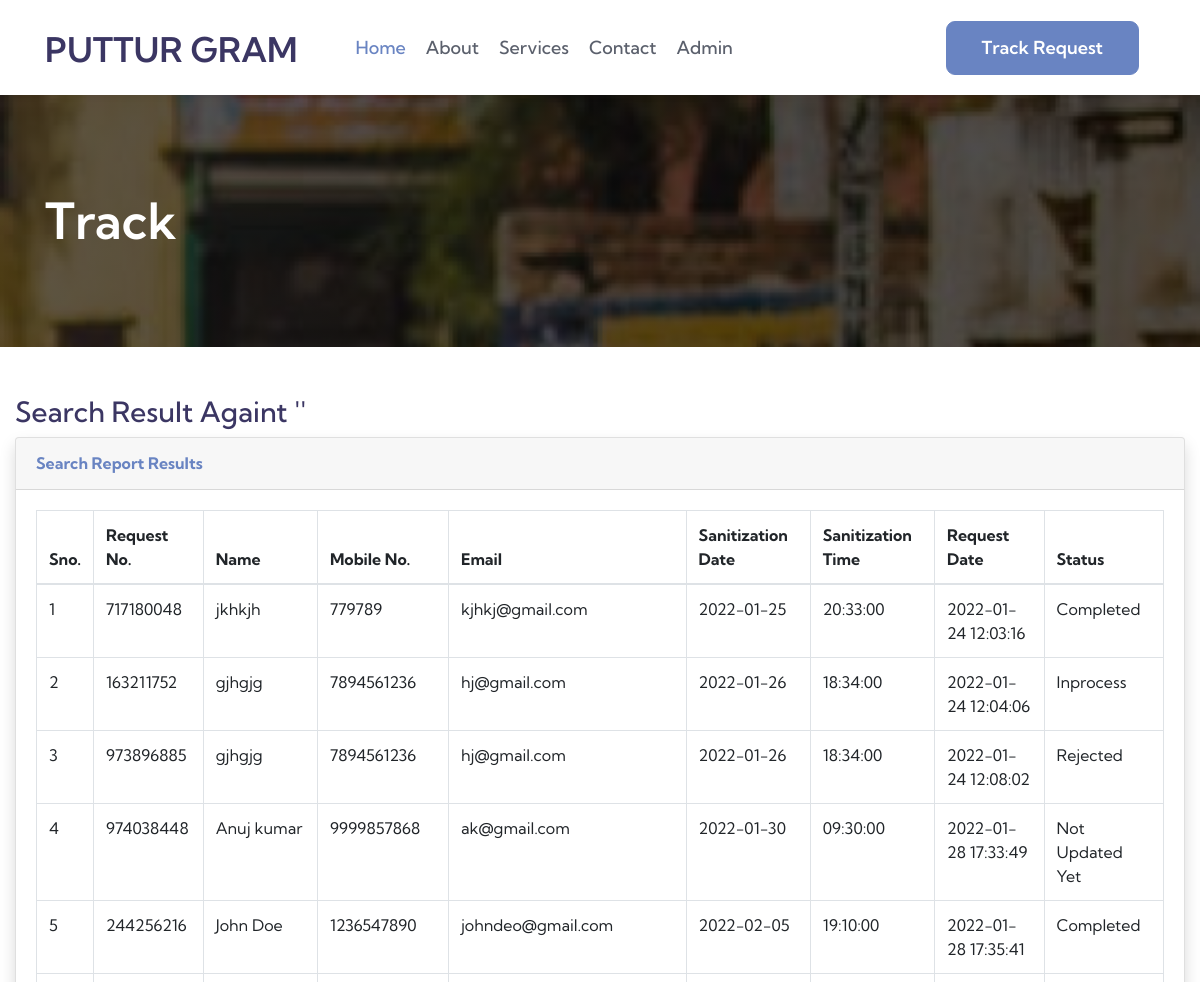
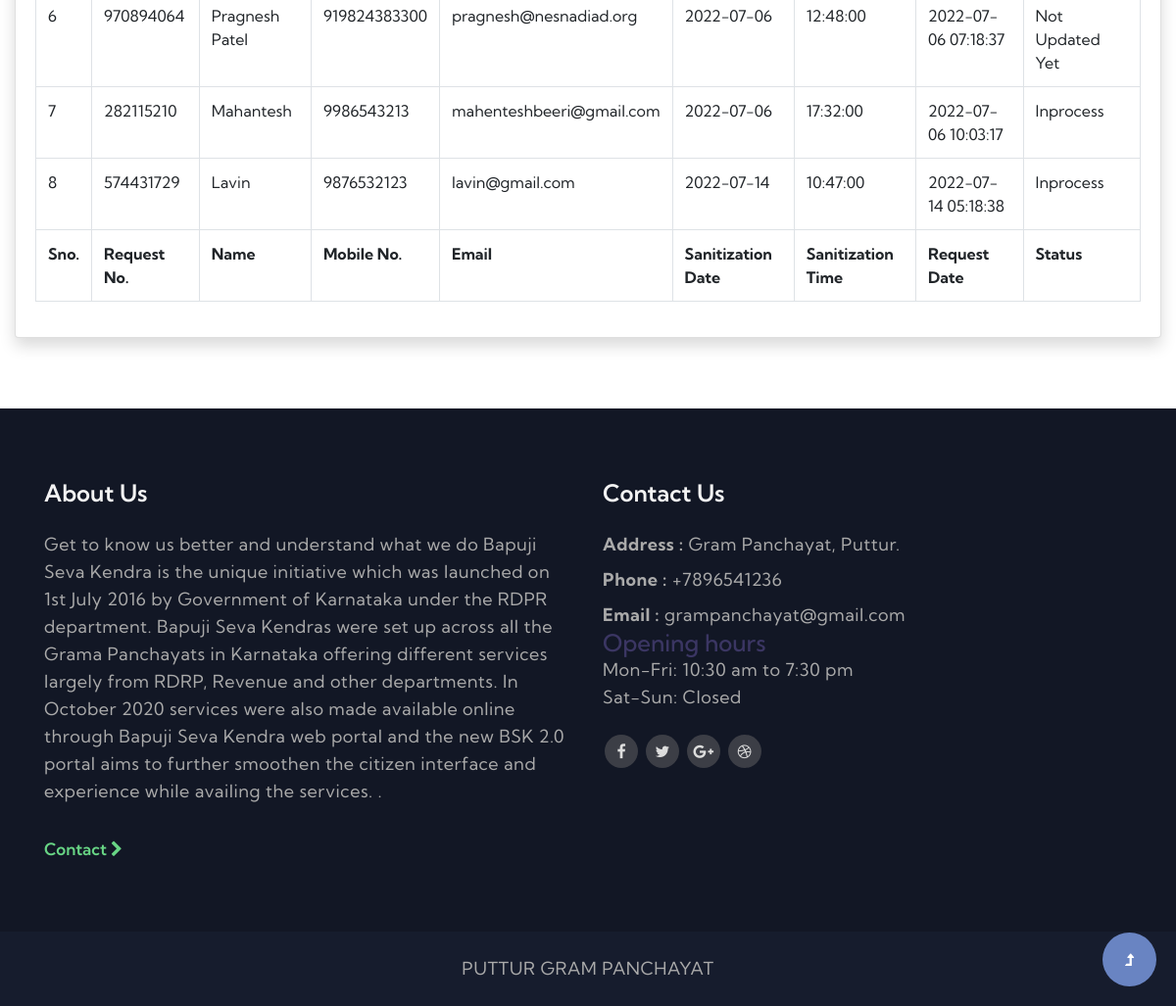
The page /search-report-details.php on the database its author committed (2 pictures, top to bottom).
### tables this page shows
CREATE TABLE `tblrequest` (
  `ID` int(5) NOT NULL,
  `ServiceID` int(10) DEFAULT NULL,
  `RequestID` int(10) DEFAULT NULL,
  `Name` varchar(200) DEFAULT NULL,
  `Email` varchar(200) DEFAULT NULL,
  `DateofSanitization` date DEFAULT NULL,
  `TimeofSanitization` time DEFAULT NULL,
  `Address` varchar(200) DEFAULT NULL,
  `MobileNumber` bigint(10) DEFAULT NULL,
  `State` varchar(200) DEFAULT NULL,
  `City` varchar(200) DEFAULT NULL,
  `Message` mediumtext DEFAULT NULL,
  `RequestDate` timestamp NULL DEFAULT current_timestamp(),
  `Remark` varchar(200) DEFAULT NULL,
  `Status` varchar(200) DEFAULT NULL,
  `UpdationDate` timestamp NULL DEFAULT current_timestamp()
);

CREATE TABLE `tblpage` (
  `ID` int(10) NOT NULL,
  `PageType` varchar(200) DEFAULT NULL,
  `PageTitle` mediumtext DEFAULT NULL,
  `PageDescription` mediumtext DEFAULT NULL,
  `Email` varchar(200) DEFAULT NULL,
  `MobileNumber` bigint(10) DEFAULT NULL,
  `UpdationDate` date DEFAULT NULL,
  `Timing` varchar(200) NOT NULL
);

### search-report-details.php (the view, shortened to what this page needs)
<?php
include('includes/config.php');
?>
<!doctype html>
<html lang="en">
  <head>
    <link rel="stylesheet" href="assets/css/style-starter.css">
  </head>
  <body>
<?php include_once('includes/topbar.php');?>
<section class="w3l-about-breadcrumb">
    <div class="breadcrumb-bg breadcrumb-bg-about py-5">
        <div class="container py-lg-5 py-md-3">
            <h2 class="title">Track</h2>
        </div>
    </div>
</section>
<section class="wthree-row py-5 about-main" id="contact">
    <div class="container-fluid">
<?php
$searchdata=$_POST['serachdata'];
?>
                    <h1 class="h3 mb-2 text-gray-800">Search Result Againt '<?php echo $searchdata;?>' </h1>
                    <div class="card shadow mb-4">
                        <div class="card-header py-3">
                            <h6 class="m-0 font-weight-bold text-primary">Search Report Results</h6>
                        </div>
                        <div class="card-body">
                            <div class="table-responsive">
                    <table class="table table-bordered" id="dataTable" width="100%" cellspacing="0">
                                    <thead>
                                        <tr>
                                            <th>Sno.</th>
                                            <th>Request No.</th>
                                            <th>Name</th>
                                            <th>Mobile No.</th>
                                            <th>Email</th>
                                            <th>Sanitization Date</th>
                                            <th>Sanitization Time</th>
                                            <th>Request Date</th>
                                            <th>Status</th>
                                        </tr>
                                    </thead>
                                      <tfoot>
                                           <tr>
                                            <th>Sno.</th>
                                            <th>Request No.</th>
                                            <th>Name</th>
                                            <th>Mobile No.</th>
                                            <th>Email</th>
                                            <th>Sanitization Date</th>
                                            <th>Sanitization Time</th>
                                            <th>Request Date</th>
                                            <th>Status</th>
                                        </tr>
                                    </tfoot>
                                    <tbody>
<?php $query=mysqli_query($con,"select * from tblrequest
where (tblrequest.RequestID like '%$searchdata%' || tblrequest.MobileNumber like '%$searchdata%')
    ");
$cnt=1;
while($row=mysqli_fetch_array($query)){
?>
                                      <tr>
                                            <td><?php echo $cnt;?></td>
                                            <td><?php echo $row['RequestID'];?></td>
                                            <td><?php echo $row['Name'];?></td>
                                            <td><?php echo $row['MobileNumber'];?></td>
                                            <td><?php echo $row['Email'];?></td>
                                            <td><?php echo $row['DateofSanitization'];?></td>
                                            <td><?php echo $row['TimeofSanitization'];?></td>
                                             <td><?php echo $row['RequestDate'];?></td>
                                              <?php if($row['Status']==""){ ?>
                     <td class="font-w600"><?php echo "Not Updated Yet"; ?></td>
                     <?php } else { ?>
                      <td><?php  echo $row['Status'];?></td><?php } ?>
                                        </tr>
<?php $cnt++;} ?>
                                    </tbody>
                                </table>
                            </div>
                        </div>
                    </div>
                </div>
</section>
<?php include_once('includes/footer.php');?>
</body>
</html>

### includes/footer.php (shortened to what this page needs)
<?php error_reporting(0);
include('includes/config.php');
?>
<footer class="py-5">
  <div class="container py-lg-4 py-2">
    <div class="row footer-top">
      <div class="col-lg-6 footer-grid_section_1its footer-text">
        <div class="footer-title">
          <h3>About Us</h3>
        </div>
        <?php
$ret=mysqli_query($con,"select * from tblpage where PageType='aboutus' ");
while ($row=mysqli_fetch_array($ret)) {
?>
        <p class="mt-lg-4 mt-3 mb-4 pb-lg-2"><?php  echo $row['PageDescription'];?>.</p><?php } ?>
          <a href="contact.php" class=" link-style p-0">Contact
            <span class="fa fa-chevron-right"></span>
        </a>
      </div>
      <div class="col-lg-6 col-md-6 footer-grid_section_1its mt-lg-0 mt-5">
        <div class="footer-title">
          <h3>Contact Us</h3>
        </div>
        <div class="footer-text mt-4">
            <?php
$ret=mysqli_query($con,"select * from tblpage where PageType='contactus' ");
while ($row=mysqli_fetch_array($ret)) {
?>
          <p><strong>Address :</strong> <?php  echo $row['PageDescription'];?>.</p>
          <p class="my-2"><strong>Phone :</strong> <a href="tel:+<?php  echo $row['MobileNumber'];?>">+<?php  echo $row['MobileNumber'];?></a></p>
          <p><strong>Email :</strong> <a href="<?php  echo $row['Email'];?>"><?php  echo $row['Email'];?></a></p>
          <h4>Opening hours</h4>
                    <p>Mon-Fri: <?php  echo $row['Timing'];?></p>
                    <p>Sat-Sun: Closed</p><?php } ?>
          <ul class="top-right-info mt-4">
            <li class="facebook-w3">
              <a href="#facebbok">
                <span class="fa fa-facebook-f"></span>
              </a>
            </li>
            <li class="twitter-w3">
              <a href="#twitter">
                <span class="fa fa-twitter"></span>
              </a>
            </li>
            <li class="google-w3">
              <a href="#google">
                <span class="fa fa-google-plus"></span>
              </a>
            </li>
            <li class="dribble-w3">
              <a href="#dribble">
                <span class="fa fa-dribbble"></span>
              </a>
            </li>
          </ul>
        </div>
      </div>
    </div>
  </div>
</footer>
<div class="cpy-right text-center py-4">
  <p>PUTTUR GRAM PANCHAYAT</p>
</div>
<button onclick="topFunction()" id="movetop" title="Go to top">
  <span class="fa fa-level-up" aria-hidden="true"></span>
</button>

### rows shown on the page
tblrequest: RequestID "717180048", Name "jkhkjh", MobileNumber "779789", Email "kjhkj@gmail.com", DateofSanitization "2022-01-25", TimeofSanitization "20:33:00", RequestDate "2022-01-24 12:03:16", Status "Completed"
tblrequest: RequestID "163211752", Name "gjhgjg", MobileNumber "7894561236", Email "hj@gmail.com", DateofSanitization "2022-01-26", TimeofSanitization "18:34:00", RequestDate "2022-01-24 12:04:06", Status "Inprocess"
tblrequest: RequestID "973896885", Name "gjhgjg", MobileNumber "7894561236", Email "hj@gmail.com", DateofSanitization "2022-01-26", TimeofSanitization "18:34:00", RequestDate "2022-01-24 12:08:02", Status "Rejected"
tblrequest: RequestID "974038448", Name "Anuj kumar", MobileNumber "9999857868", Email "ak@gmail.com", DateofSanitization "2022-01-30", TimeofSanitization "09:30:00", RequestDate "2022-01-28 17:33:49", shows "Not Updated Yet"
tblrequest: RequestID "244256216", Name "John Doe", MobileNumber "1236547890", Email "johndeo@gmail.com", DateofSanitization "2022-02-05", TimeofSanitization "19:10:00", RequestDate "2022-01-28 17:35:41", Status "Completed"
tblrequest: RequestID "970894064", Name "Pragnesh Patel", MobileNumber "919824383300", Email "pragnesh@nesnadiad.org", DateofSanitization "2022-07-06", TimeofSanitization "12:48:00", RequestDate "2022-07-06 07:18:37", shows "Not Updated Yet"
tblrequest: RequestID "282115210", Name "Mahantesh", MobileNumber "9986543213", Email "mahenteshbeeri@gmail.com", DateofSanitization "2022-07-06", TimeofSanitization "17:32:00", RequestDate "2022-07-06 10:03:17", Status "Inprocess"
tblrequest: RequestID "574431729", Name "Lavin", MobileNumber "9876532123", Email "lavin@gmail.com", DateofSanitization "2022-07-14", TimeofSanitization "10:47:00", RequestDate "2022-07-14 05:18:38", Status "Inprocess"
tblpage: PageDescription "Get to know us better and understand what we do Bapuji Seva Kendra is the unique initiative which was launched on 1st July 2016 by Government of Karnataka under the RDPR department. Bapuji Seva Kendras were set up across all the Grama Panchayats in Karnataka offering different services largely from RDRP, Revenue and other departments. In October 2020 services were also made available online through Bapuji Seva Kendra web portal and the new BSK 2.0 portal aims to further smoothen the citizen interface and experience while availing the services."
tblpage: PageDescription "Gram Panchayat, Puttur", MobileNumber "7896541236", Email "grampanchayat@gmail.com", Timing "10:30 am to 7:30 pm"
